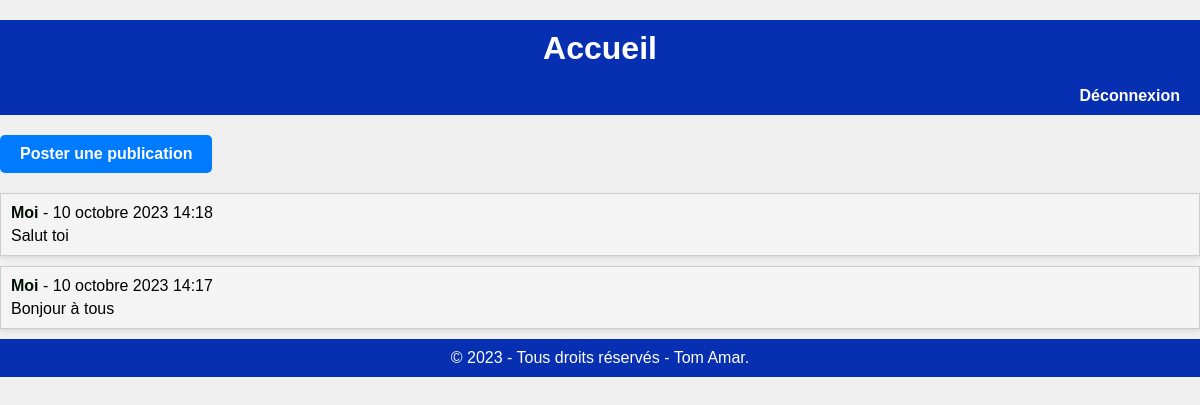
Page / (signed in) on the earlier database version.
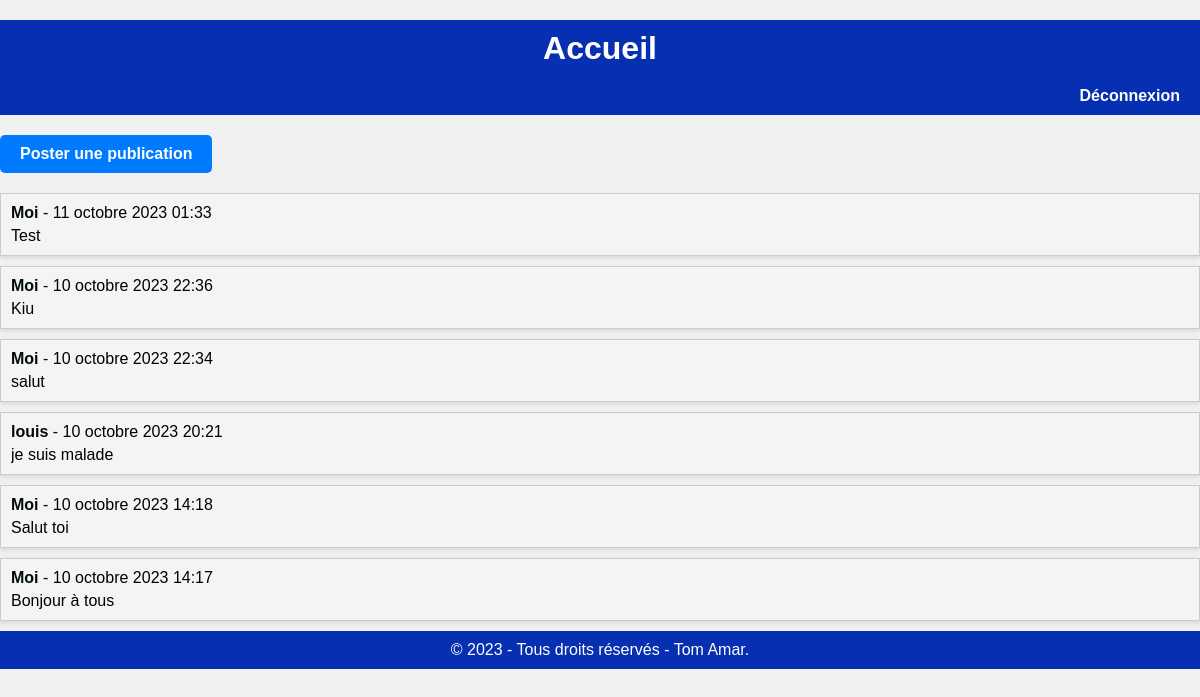
Same page on the later database version.
### PostApp/models.py (models this page shows, shortened)
class Post(models.Model):
    author = models.ForeignKey(User, on_delete=models.CASCADE)
    content = models.TextField()
    created_at = models.DateTimeField(auto_now_add=True)
    image=models.ImageField(upload_to="images_postes/",blank=True,null=True)

### PostApp/views.py (the view)
# urls.py: path('', postviews.home, name='home'),
@login_required
def home(request):
    posts = Post.objects.all().order_by('-created_at')
    return render(request, 'postapp/home.html', {'posts': posts})

### templates/postapp/home.html (shortened to what this page needs)
{% extends "base.html" %}
{% load static %}
{% block extra_head %}<link rel="stylesheet" href="{%  static 'css/postapp/home.css' %}">{% endblock %}
{% block content %}
    <a id ="bouton_post" href="{% url 'poster' %}">Poster une publication</a>
    {% if posts %}
        <div class="posts">
            {% for post in posts %}
                <div class="post">
                    {% if post.author == user %}
                    <p><strong>Moi</strong> - {{ post.created_at }}</p>
                    {% else %}
                    <p><strong>{{ post.author.username }}</strong> - {{ post.created_at }}</p>
                    {% endif %}
                    <p>{{ post.content }}</p>
                </div>
            {% endfor %}
        </div>
    {% else %}
        <p>Aucun post disponible pour le moment.</p>
    {% endif %}
</body>
</html>
{% endblock %}

### templates/base.html (shortened to what this page needs)
<!DOCTYPE html>
{% load static %}
<html lang="en">
<head>
    <link rel="stylesheet" type="text/css" href="{% static 'css/base.css' %}">
    {% block extra_head %}{% endblock %}
</head>
<body>
    <header>
        <h1 ><a href="{% url 'home' %}">Accueil</a></h1>
        <nav>
            <ul>
                {% if user.is_authenticated %}
                <li><a href="{% url 'logout' %}">Déconnexion</a></li>
                {% else %}
                <li><a href="{% url 'login' %}">Connexion</a></li>
                {% endif %}
            </ul>
        </nav>
    </header>
    <div class="content">
        {% block content %}{% endblock %}
    <footer>
        <p>&copy; 2023 - Tous droits réservés - Tom Amar.</p>
    </footer>
</body>
</html>

### static/css/base.css (style rules this page uses)
footer { text-align: center; padding: 10px; background-color: #072fb2; color: #fff; }
header { background-color: #f05b5bfa; color: #fff; text-align: center; background-color: #072fb2; }
nav { display:flex; justify-content: flex-end; }
nav ul { list-style: none; display: flex; justify-content: center; padding: 10px 0; }
h1 { color:rgb(0, 0, 0); }
nav li { margin-right: 20px; }
nav a { text-decoration: none; color: #ffffff; font-weight: bold; }
a { text-decoration: none; color: inherit; }
body, h1, h2, p, ul, li { margin: 0; padding: 0; }
body { font-family: Arial, sans-serif; background-color: #f0f0f0; }
html { margin-bottom: 150px; margin-top:20px; }
h1 { color: #fff; padding: 10px; text-align: center; }

### static/css/postapp/home.css (style rules this page uses)
body { font-family: Arial, sans-serif; background-color: #f0f0f0; }
.posts { margin-top: 20px; }
.post p:first-child { margin-bottom: 5px; }
.post strong { color: #010e03; }
#bouton_post { display: inline-block; padding: 10px 20px; background-color: #007BFF; color: #fff; text-decoration: none; border-radius: 5px; font-weight: bold; transition: background-color 0.3s, color 0.3s; }
#bouton_post { margin-top:20px; }
.post { background-color: #ffffff38; border: 1px solid #ccc; padding: 10px; margin-bottom: 10px; box-shadow: 0 2px 4px rgba(0, 0, 0, 0.1); overflow-y: auto; max-height: 200px; }
.post h2, .post p { margin-top: 0; }
.post p { white-space: pre-wrap; word-wrap: break-word; overflow-x: hidden; }

Differences in the rows shown:
added Post: created_at "11 octobre 2023 01:33", content "Test"
added Post: created_at "10 octobre 2023 22:36", content "Kiu"
added Post: created_at "10 octobre 2023 22:34", content "salut"
added Post: author.username "louis", created_at "10 octobre 2023 20:21", content "je suis malade"
